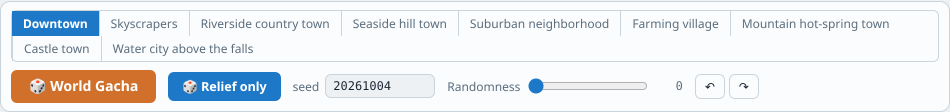
#> input picture browser/doc/h03_region_picker.png, 1900 x 224 px, found by its file name (shown at 1/2 size)
$ python ui_composite.py
#> lines starting #> are read from the running program, lines starting #| are printed output that depends on the picture
"""Combine the small UI element screenshots (browser/doc/h03-h07) into one full-width blog image."""
from PIL import Image, ImageDraw, ImageFont
D = "/workspace/new-exp/worldgacha/browser/doc/"
f = ImageFont.truetype("/usr/share/fonts/truetype/dejavu/DejaVuSans-Bold.ttf", 30)
items = [("h03_region_picker.png", "1  Pick a region type, roll a seed"), ("h05_view_bar_straight_verticals.png", "2  View bar: Straight verticals (not stored in the share link!)"),
         ("h04_settings_panel.png", "3  The generator's node chain (Blueprint → Terrain → Town → Streets → Buildings), Size 2 km"),
         ("h06_camera_presets_expanded.png", "4  Camera presets (dropdown expanded for the screenshot)"), ("h07_export_card.png", "5  Export: PNG at 2400 px, GLB/FBX/OBJ, Copy link, Save recipe")]
W = 2000; pad = 30; rows = []
for fn, lab in items:
    im = Image.open(D + fn).convert("RGB"); s = min(1.0, (W - 2 * pad) / im.size[0])
#> further down, im is the input picture: PIL image 1900x224 RGB; mean R, G, B 232.1, 234.3, 236.9
#> after `s = min(1.0, (W - 2 * pad) / im.size[0])`: s = 1
    if im.size[0] < 900: s = min(1.6, (W / 2) / im.size[0])
    rows.append((im.resize((int(im.size[0] * s), int(im.size[1] * s)), Image.LANCZOS), lab))
c = Image.new("RGB", (W, sum(r[0].size[1] + 70 for r in rows) + pad), "white"); d = ImageDraw.Draw(c); y = pad
#> after `c = Image.new('RGB', (W, sum((r[0].size[1] + 70 for r in rows)) + pad)`: c: PIL image 2000x2916 RGB; every value is 255
for im, lab in rows:
    d.text((pad, y), lab, font=f, fill="black"); y += 50; c.paste(im, (pad, y)); d.rectangle([pad - 1, y - 1, pad + im.size[0], y + im.size[1]], outline="#cbd5e0", width=2); y += im.size[1] + 20
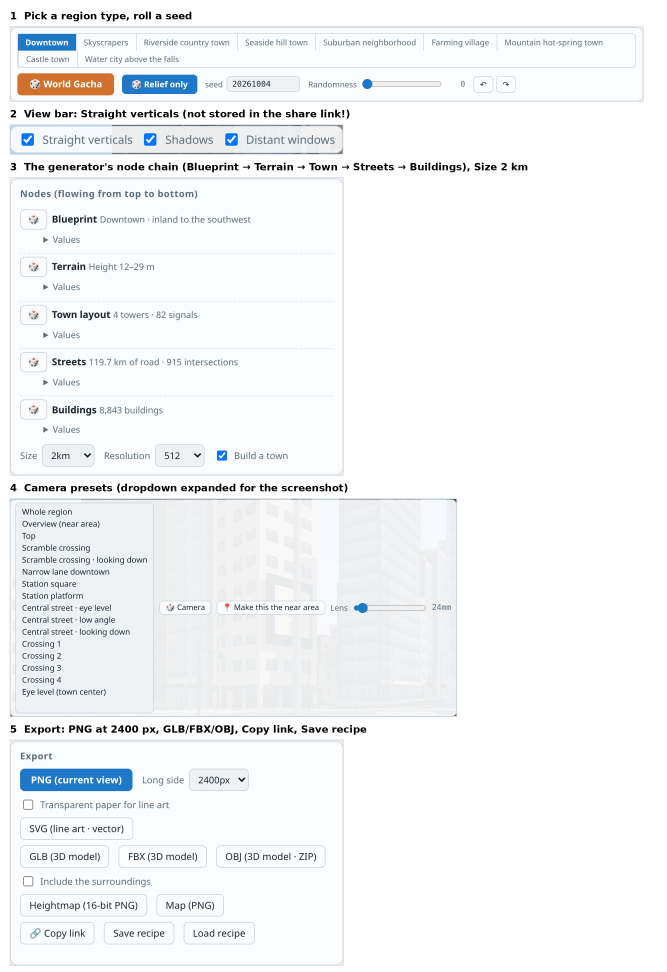
#> c: PIL image 2000x2916 RGB (shown at 1/3 size); mean R, G, B 243.7, 245.2, 246.6
c.save(D + "ui_panels_composite.png"); print(c.size)
